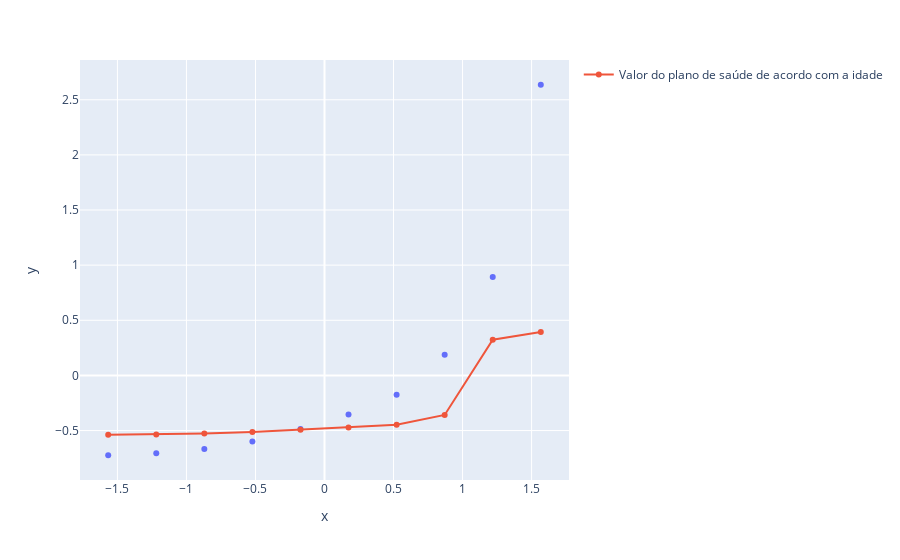

Notebook code cell kept with this figure:
### Code cell
grafico = px.scatter(x=x_plano_saude2_scaled.ravel(), y=y_plano_saude2_scaled.ravel())
grafico.add_scatter(x=x_plano_saude2_scaled.ravel(), y=regressor_svr_saude_rbf.predict(y_plano_saude2_scaled), name='Valor do plano de saúde de acordo com a idade')
grafico.show()

### Figure 1 — Plotly figure (JSON) as saved in the notebook; plotly's stock layout.template omitted (floating-point values rounded to 4 significant figures)
{"data": [{"hovertemplate": "x=%{x}<br>y=%{y}<extra></extra>", "legendgroup": "", "marker": {"color": "#636efa", "symbol": "circle"}, "mode": "markers", "name": "", "orientation": "v", "showlegend": false, "type": "scatter", "x": [-1.567, -1.219, -0.8704, -0.5222, -0.1741, 0.1741, 0.5222, 0.8704, 1.219, 1.567], "xaxis": "x", "y": [-0.724, -0.7066, -0.6682, -0.5984, -0.4867, -0.3542, -0.1762, 0.1867, 0.8915, 2.636], "yaxis": "y"}, {"name": "Valor do plano de saúde de acordo com a idade", "type": "scatter", "x": [-1.567, -1.219, -0.8704, -0.5222, -0.1741, 0.1741, 0.5222, 0.8704, 1.219, 1.567], "y": [-0.5384, -0.5347, -0.5267, -0.5127, -0.4926, -0.4719, -0.4467, -0.3583, 0.3242, 0.3938]}], "layout": {"legend": {"tracegroupgap": 0}, "margin": {"t": 60}, "xaxis": {"anchor": "y", "domain": [0, 1], "title": {"text": "x"}}, "yaxis": {"anchor": "x", "domain": [0, 1], "title": {"text": "y"}}}}
